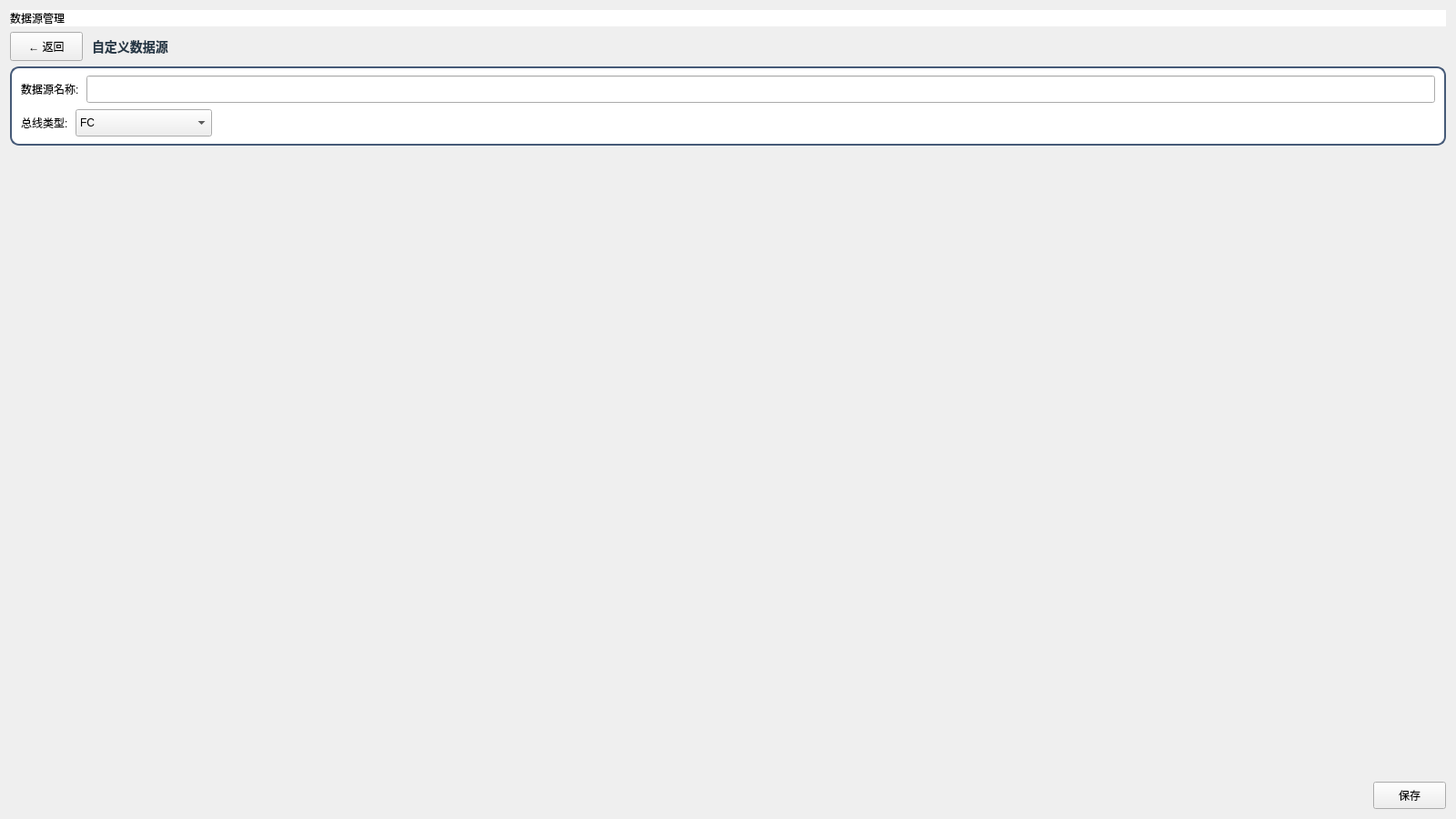
<?xml version="1.0" encoding="UTF-8"?>
<ui version="4.0">
 <class>wid_customdatasource</class>
 <widget class="QWidget" name="wid_customdatasource">
  <property name="geometry">
   <rect>
    <x>0</x>
    <y>0</y>
    <width>1600</width>
    <height>900</height>
   </rect>
  </property>
  <property name="styleSheet">
   <string notr="true">QFrame#sourceInfoFrame,
background-color: rgb(255, 255, 255);
QFrame#settingsFrame,
QFrame#sequenceSettingsFrame,
QFrame#auroraParamFrame,
QFrame#auroraHeaderFrame,
QFrame#auroraValueFrame {
    background: #FFFFFF;
    border: 1px solid #8DA4B8;
    border-radius: 3px;
}
QLabel#customTitleLabel,
QLabel#sectionTitle,
QLabel#auroraHeaderTitle {
    color: #253746;
    font-size: 14px;
    font-weight: 600;
}</string>
  </property>
  <layout class="QVBoxLayout" name="verticalLayout">
   <item>
    <widget class="QLabel" name="pageTitle">
     <property name="styleSheet">
      <string notr="true">color: rgb(0, 0, 0);
background-color: rgb(255, 255, 255);
font: 75 14pt &quot;微软雅黑&quot;;</string>
     </property>
     <property name="text">
      <string>数据源管理</string>
     </property>
    </widget>
   </item>
   <item>
    <layout class="QHBoxLayout" name="headerLayout">
     <property name="spacing">
      <number>10</number>
     </property>
     <item>
      <widget class="QPushButton" name="backButton">
       <property name="minimumSize">
        <size>
         <width>70</width>
         <height>32</height>
        </size>
       </property>
       <property name="maximumSize">
        <size>
         <width>90</width>
         <height>32</height>
        </size>
       </property>
       <property name="cursor">
        <cursorShape>PointingHandCursor</cursorShape>
       </property>
       <property name="styleSheet">
        <string notr="true">QPushButton{
border:1px solid rgb(70,90,120);
color: rgb(255, 255, 255);
border-radius:3px;
font: 75 11pt &quot;微软雅黑&quot;;
background-color: rgb(153,217,234);
}
QPushButton:hover{
color: rgb(25, 118, 210);
background-color: rgb(227, 236, 255);
};</string>
       </property>
       <property name="text">
        <string>← 返回</string>
       </property>
      </widget>
     </item>
     <item>
      <widget class="QLabel" name="customTitleLabel">
       <property name="text">
        <string>自定义数据源</string>
       </property>
      </widget>
     </item>
     <item>
      <spacer name="headerSpacer">
       <property name="orientation">
        <enum>Qt::Horizontal</enum>
       </property>
       <property name="sizeHint" stdset="0">
        <size>
         <width>40</width>
         <height>20</height>
        </size>
       </property>
      </spacer>
     </item>
    </layout>
   </item>
   <item>
    <widget class="QFrame" name="sourceInfoFrame">
     <property name="styleSheet">
      <string notr="true">#sourceInfoFrame{
background-color: rgb(255, 255, 255);
border:2px solid rgb(70,90,120);
border-radius:10px;
font: 75 11pt &quot;微软雅黑&quot;;
}</string>
     </property>
     <layout class="QVBoxLayout" name="sourceInfoLayout">
      <property name="spacing">
       <number>7</number>
      </property>
      <property name="leftMargin">
       <number>10</number>
      </property>
      <property name="topMargin">
       <number>8</number>
      </property>
      <property name="rightMargin">
       <number>10</number>
      </property>
      <property name="bottomMargin">
       <number>8</number>
      </property>
      <item>
       <layout class="QHBoxLayout" name="sourceNameLayout">
        <property name="spacing">
         <number>8</number>
        </property>
        <item>
         <widget class="QLabel" name="dataSourceNameLabel">
          <property name="styleSheet">
           <string notr="true">color: rgb(0,0,0);
font: 75 14pt &quot;微软雅黑&quot;;
background-color: rgb(255,255,255);</string>
          </property>
          <property name="text">
           <string>数据源名称:</string>
          </property>
         </widget>
        </item>
        <item>
         <widget class="QLineEdit" name="dataSourceNameEdit">
          <property name="minimumSize">
           <size>
            <width>0</width>
            <height>30</height>
           </size>
          </property>
         </widget>
        </item>
       </layout>
      </item>
      <item>
       <layout class="QHBoxLayout" name="busTypeLayout">
        <property name="spacing">
         <number>8</number>
        </property>
        <item>
         <widget class="QLabel" name="busTypeLabel">
          <property name="styleSheet">
           <string notr="true">color: rgb(0,0,0);
font: 75 14pt &quot;微软雅黑&quot;;
background-color: rgb(255,255,255);</string>
          </property>
          <property name="text">
           <string>总线类型:</string>
          </property>
         </widget>
        </item>
        <item>
         <widget class="QComboBox" name="busTypeCombo">
          <property name="minimumSize">
           <size>
            <width>150</width>
            <height>30</height>
           </size>
          </property>
          <property name="maximumSize">
           <size>
            <width>150</width>
            <height>30</height>
           </size>
          </property>
          <item>
           <property name="text">
            <string>FC</string>
           </property>
          </item>
          <item>
           <property name="text">
            <string>Aurora</string>
           </property>
          </item>
          <item>
           <property name="text">
            <string>以太网</string>
           </property>
          </item>
         </widget>
        </item>
        <item>
         <spacer name="busTypeSpacer">
          <property name="orientation">
           <enum>Qt::Horizontal</enum>
          </property>
          <property name="sizeHint" stdset="0">
           <size>
            <width>40</width>
            <height>20</height>
           </size>
          </property>
         </spacer>
        </item>
       </layout>
      </item>
     </layout>
    </widget>
   </item>
   <item>
    <widget class="QStackedWidget" name="typePageStack">
     <property name="styleSheet">
      <string notr="true"/>
     </property>
     <property name="currentIndex">
      <number>1</number>
     </property>
     <widget class="QWidget" name="AuroraPage">
      <layout class="QVBoxLayout" name="AuroraPageLayout">
       <property name="spacing">
        <number>8</number>
       </property>
       <property name="leftMargin">
        <number>0</number>
       </property>
       <property name="topMargin">
        <number>0</number>
       </property>
       <property name="rightMargin">
        <number>0</number>
       </property>
       <property name="bottomMargin">
        <number>0</number>
       </property>
       <item>
        <widget class="QLabel" name="sectionTitle">
         <property name="styleSheet">
          <string notr="true">color: rgb(0, 0, 0);
font: 75 14pt &quot;微软雅黑&quot;;</string>
         </property>
         <property name="text">
          <string>数据源设置</string>
         </property>
        </widget>
       </item>
       <item>
        <widget class="QFrame" name="settingsFrame">
         <property name="minimumSize">
          <size>
           <width>0</width>
           <height>62</height>
          </size>
         </property>
         <property name="styleSheet">
          <string notr="true">#settingsFrame{
background-color: rgb(255, 255, 255);
border:1px solid rgb(70,90,120);
border-radius:3px;
}</string>
         </property>
         <layout class="QHBoxLayout" name="settingsLayout">
          <property name="spacing">
           <number>8</number>
          </property>
          <property name="leftMargin">
           <number>12</number>
          </property>
          <property name="topMargin">
           <number>10</number>
          </property>
          <property name="rightMargin">
           <number>12</number>
          </property>
          <property name="bottomMargin">
           <number>10</number>
          </property>
          <item>
           <widget class="QLabel" name="sendTimeLabel">
            <property name="styleSheet">
             <string notr="true">color: rgb(0,0,0);
font: 75 14pt &quot;微软雅黑&quot;;
background-color: rgb(255,255,255);</string>
            </property>
            <property name="text">
             <string>发送时间:</string>
            </property>
           </widget>
          </item>
          <item>
           <widget class="QSpinBox" name="sendTimeSpinBox">
            <property name="minimumSize">
             <size>
              <width>92</width>
              <height>30</height>
             </size>
            </property>
            <property name="buttonSymbols">
             <enum>QAbstractSpinBox::NoButtons</enum>
            </property>
            <property name="suffix">
             <string> ns</string>
            </property>
            <property name="maximum">
             <number>2000000000</number>
            </property>
           </widget>
          </item>
          <item>
           <widget class="QLabel" name="stepLabel">
            <property name="styleSheet">
             <string notr="true">color: rgb(0,0,0);
font: 75 14pt &quot;微软雅黑&quot;;
background-color: rgb(255,255,255);</string>
            </property>
            <property name="text">
             <string>步进:</string>
            </property>
           </widget>
          </item>
          <item>
           <widget class="QSpinBox" name="stepSpinBox">
            <property name="minimumSize">
             <size>
              <width>92</width>
              <height>30</height>
             </size>
            </property>
            <property name="buttonSymbols">
             <enum>QAbstractSpinBox::NoButtons</enum>
            </property>
            <property name="suffix">
             <string> ns</string>
            </property>
            <property name="minimum">
             <number>1</number>
            </property>
            <property name="maximum">
             <number>2000000000</number>
            </property>
            <property name="value">
             <number>100</number>
            </property>
           </widget>
          </item>
          <item>
           <spacer name="settingsSpacer">
            <property name="orientation">
             <enum>Qt::Horizontal</enum>
            </property>
            <property name="sizeHint" stdset="0">
             <size>
              <width>40</width>
              <height>20</height>
             </size>
            </property>
           </spacer>
          </item>
          <item>
           <widget class="QLabel" name="frameCountLabel">
            <property name="text">
             <string>帧个数:</string>
            </property>
           </widget>
          </item>
          <item>
           <widget class="QSpinBox" name="frameCountSpinBox">
            <property name="minimumSize">
             <size>
              <width>72</width>
              <height>30</height>
             </size>
            </property>
            <property name="buttonSymbols">
             <enum>QAbstractSpinBox::NoButtons</enum>
            </property>
            <property name="maximum">
             <number>100000</number>
            </property>
            <property name="value">
             <number>1</number>
            </property>
           </widget>
          </item>
          <item>
           <widget class="QPushButton" name="clearFramesButton">
            <property name="minimumSize">
             <size>
              <width>70</width>
              <height>30</height>
             </size>
            </property>
            <property name="cursor">
             <cursorShape>PointingHandCursor</cursorShape>
            </property>
            <property name="styleSheet">
             <string notr="true">QPushButton{
border:1px solid rgb(70,90,120);
color: rgb(255, 255, 255);
border-radius:3px;
font: 75 11pt &quot;微软雅黑&quot;;
background-color: rgb(153,217,234);
}
QPushButton:hover{
color: rgb(25, 118, 210);
background-color: rgb(227, 236, 255);
};</string>
            </property>
            <property name="text">
             <string>清空</string>
            </property>
           </widget>
          </item>
          <item>
           <widget class="QPushButton" name="generateButton">
            <property name="minimumSize">
             <size>
              <width>70</width>
              <height>30</height>
             </size>
            </property>
            <property name="cursor">
             <cursorShape>PointingHandCursor</cursorShape>
            </property>
            <property name="styleSheet">
             <string notr="true">QPushButton{
border:1px solid rgb(70,90,120);
color: rgb(255, 255, 255);
border-radius:3px;
font: 75 11pt &quot;微软雅黑&quot;;
background-color: rgb(153,217,234);
}
QPushButton:hover{
color: rgb(25, 118, 210);
background-color: rgb(227, 236, 255);
};</string>
            </property>
            <property name="text">
             <string>一键生成</string>
            </property>
           </widget>
          </item>
         </layout>
        </widget>
       </item>
       <item>
        <widget class="QFrame" name="sequenceSettingsFrame">
         <property name="minimumSize">
          <size>
           <width>0</width>
           <height>54</height>
          </size>
         </property>
         <property name="visible">
          <bool>false</bool>
         </property>
         <layout class="QHBoxLayout" name="sequenceSettingsLayout">
          <property name="spacing">
           <number>8</number>
          </property>
          <property name="leftMargin">
           <number>12</number>
          </property>
          <property name="topMargin">
           <number>8</number>
          </property>
          <property name="rightMargin">
           <number>12</number>
          </property>
          <property name="bottomMargin">
           <number>8</number>
          </property>
          <item>
           <widget class="QCheckBox" name="pwSequenceCheckBox">
            <property name="text">
             <string>PW</string>
            </property>
           </widget>
          </item>
          <item>
           <widget class="QLabel" name="pwInitialLabel">
            <property name="text">
             <string>初始值:</string>
            </property>
           </widget>
          </item>
          <item>
           <widget class="QLineEdit" name="pwInitialEdit">
            <property name="minimumSize">
             <size>
              <width>82</width>
              <height>30</height>
             </size>
            </property>
            <property name="text">
             <string>0</string>
            </property>
           </widget>
          </item>
          <item>
           <widget class="QLabel" name="pwStepLabel">
            <property name="text">
             <string>步进:</string>
            </property>
           </widget>
          </item>
          <item>
           <widget class="QLineEdit" name="pwStepEdit">
            <property name="minimumSize">
             <size>
              <width>82</width>
              <height>30</height>
             </size>
            </property>
            <property name="text">
             <string>1</string>
            </property>
           </widget>
          </item>
          <item>
           <widget class="QFrame" name="pwSequenceSeparator">
            <property name="frameShape">
             <enum>QFrame::VLine</enum>
            </property>
            <property name="frameShadow">
             <enum>QFrame::Sunken</enum>
            </property>
           </widget>
          </item>
          <item>
           <widget class="QCheckBox" name="priSequenceCheckBox">
            <property name="text">
             <string>PRI</string>
            </property>
           </widget>
          </item>
          <item>
           <widget class="QLabel" name="priInitialLabel">
            <property name="text">
             <string>初始值:</string>
            </property>
           </widget>
          </item>
          <item>
           <widget class="QLineEdit" name="priInitialEdit">
            <property name="minimumSize">
             <size>
              <width>82</width>
              <height>30</height>
             </size>
            </property>
            <property name="text">
             <string>0</string>
            </property>
           </widget>
          </item>
          <item>
           <widget class="QLabel" name="priStepLabel">
            <property name="text">
             <string>步进:</string>
            </property>
           </widget>
          </item>
          <item>
           <widget class="QLineEdit" name="priStepEdit">
            <property name="minimumSize">
             <size>
              <width>82</width>
              <height>30</height>
             </size>
            </property>
            <property name="text">
             <string>1</string>
            </property>
           </widget>
          </item>
          <item>
           <widget class="QFrame" name="priSequenceSeparator">
            <property name="frameShape">
             <enum>QFrame::VLine</enum>
            </property>
            <property name="frameShadow">
             <enum>QFrame::Sunken</enum>
            </property>
           </widget>
          </item>
          <item>
           <widget class="QCheckBox" name="toaSequenceCheckBox">
            <property name="text">
             <string>TOA</string>
            </property>
           </widget>
          </item>
          <item>
           <widget class="QLabel" name="toaInitialLabel">
            <property name="text">
             <string>初始值:</string>
            </property>
           </widget>
          </item>
          <item>
           <widget class="QLineEdit" name="toaInitialEdit">
            <property name="minimumSize">
             <size>
              <width>82</width>
              <height>30</height>
             </size>
            </property>
            <property name="text">
             <string>0</string>
            </property>
           </widget>
          </item>
          <item>
           <widget class="QLabel" name="toaStepLabel">
            <property name="text">
             <string>步进:</string>
            </property>
           </widget>
          </item>
          <item>
           <widget class="QLineEdit" name="toaStepEdit">
            <property name="minimumSize">
             <size>
              <width>82</width>
              <height>30</height>
             </size>
            </property>
            <property name="text">
             <string>1</string>
            </property>
           </widget>
          </item>
          <item>
           <spacer name="sequenceSettingsSpacer">
            <property name="orientation">
             <enum>Qt::Horizontal</enum>
            </property>
            <property name="sizeHint" stdset="0">
             <size>
              <width>20</width>
              <height>20</height>
             </size>
            </property>
           </spacer>
          </item>
         </layout>
        </widget>
       </item>
       <item>
        <widget class="QLabel" name="frameListLabel">
         <property name="styleSheet">
          <string notr="true">color: rgb(0, 0, 0);
font: 75 14pt &quot;微软雅黑&quot;;</string>
         </property>
         <property name="text">
          <string>帧列表</string>
         </property>
        </widget>
       </item>
       <item>
        <widget class="QTableWidget" name="frameTable">
         <property name="minimumSize">
          <size>
           <width>0</width>
           <height>390</height>
          </size>
         </property>
         <property name="styleSheet">
          <string notr="true">#frameTable{
background-color: rgb(255,255,255);
border-left:2px solid rgb(70,90,120);
border-right:2px solid rgb(70,90,120);
border-bottom:2px solid rgb(70,90,120);
border-top:2px solid rgb(70,90,120);
border-radius:5px;
font: 75 11pt &quot;微软雅黑&quot;;
color: rgb(0,0,0);
gridline-color:rgb(70,90,120);
}
Qtablewidget::item{
border:1px solid rgb(70,90,120);
}</string>
         </property>
         <property name="selectionBehavior">
          <enum>QAbstractItemView::SelectRows</enum>
         </property>
        </widget>
       </item>
       <item>
        <layout class="QHBoxLayout" name="framePageLayout">
         <property name="spacing">
          <number>8</number>
         </property>
         <item>
          <widget class="QSpinBox" name="framePageSpinBox">
           <property name="minimumSize">
            <size>
             <width>72</width>
             <height>30</height>
            </size>
           </property>
           <property name="buttonSymbols">
            <enum>QAbstractSpinBox::NoButtons</enum>
           </property>
           <property name="minimum">
            <number>1</number>
           </property>
           <property name="maximum">
            <number>1</number>
           </property>
          </widget>
         </item>
         <item>
          <widget class="QLabel" name="framePageCountLabel">
           <property name="text">
            <string>/ 1 页</string>
           </property>
          </widget>
         </item>
         <item>
          <spacer name="framePageSpacer">
           <property name="orientation">
            <enum>Qt::Horizontal</enum>
           </property>
           <property name="sizeHint" stdset="0">
            <size>
             <width>40</width>
             <height>20</height>
            </size>
           </property>
          </spacer>
         </item>
         <item>
          <widget class="QPushButton" name="frameJumpButton">
           <property name="minimumSize">
            <size>
             <width>70</width>
             <height>30</height>
            </size>
           </property>
           <property name="styleSheet">
            <string notr="true">QPushButton{
border:1px solid rgb(70,90,120);
color: rgb(255, 255, 255);
border-radius:3px;
font: 75 11pt &quot;微软雅黑&quot;;
background-color: rgb(153,217,234);
}
QPushButton:hover{
color: rgb(25, 118, 210);
background-color: rgb(227, 236, 255);
};</string>
           </property>
           <property name="text">
            <string>跳转</string>
           </property>
          </widget>
         </item>
         <item>
          <widget class="QPushButton" name="framePrevButton">
           <property name="minimumSize">
            <size>
             <width>70</width>
             <height>30</height>
            </size>
           </property>
           <property name="styleSheet">
            <string notr="true">QPushButton{
border:1px solid rgb(70,90,120);
color: rgb(255, 255, 255);
border-radius:3px;
font: 75 11pt &quot;微软雅黑&quot;;
background-color: rgb(153,217,234);
}
QPushButton:hover{
color: rgb(25, 118, 210);
background-color: rgb(227, 236, 255);
};</string>
           </property>
           <property name="text">
            <string>上一页</string>
           </property>
          </widget>
         </item>
         <item>
          <widget class="QPushButton" name="frameNextButton">
           <property name="minimumSize">
            <size>
             <width>70</width>
             <height>30</height>
            </size>
           </property>
           <property name="styleSheet">
            <string notr="true">QPushButton{
border:1px solid rgb(70,90,120);
color: rgb(255, 255, 255);
border-radius:3px;
font: 75 11pt &quot;微软雅黑&quot;;
background-color: rgb(153,217,234);
}
QPushButton:hover{
color: rgb(25, 118, 210);
background-color: rgb(227, 236, 255);
};</string>
           </property>
           <property name="text">
            <string>下一页</string>
           </property>
          </widget>
         </item>
        </layout>
       </item>
      </layout>
     </widget>
     <widget class="QWidget" name="FCPage">
      <layout class="QVBoxLayout" name="FCPageLayout">
       <property name="spacing">
        <number>8</number>
       </property>
       <property name="leftMargin">
        <number>0</number>
       </property>
       <property name="topMargin">
        <number>0</number>
       </property>
       <property name="rightMargin">
        <number>0</number>
       </property>
       <property name="bottomMargin">
        <number>0</number>
       </property>
      </layout>
     </widget>
    </widget>
   </item>
   <item>
    <layout class="QHBoxLayout" name="saveLayout">
     <item>
      <spacer name="saveSpacer">
       <property name="orientation">
        <enum>Qt::Horizontal</enum>
       </property>
       <property name="sizeHint" stdset="0">
        <size>
         <width>40</width>
         <height>20</height>
        </size>
       </property>
      </spacer>
     </item>
     <item>
      <widget class="QPushButton" name="saveButton">
       <property name="minimumSize">
        <size>
         <width>70</width>
         <height>30</height>
        </size>
       </property>
       <property name="cursor">
        <cursorShape>PointingHandCursor</cursorShape>
       </property>
       <property name="styleSheet">
        <string notr="true">QPushButton{
border:1px solid rgb(70,90,120);
color: rgb(255, 255, 255);
border-radius:3px;
font: 75 11pt &quot;微软雅黑&quot;;
background-color: rgb(153,217,234);
}
QPushButton:hover{
color: rgb(25, 118, 210);
background-color: rgb(227, 236, 255);
};</string>
       </property>
       <property name="text">
        <string>保存</string>
       </property>
      </widget>
     </item>
    </layout>
   </item>
  </layout>
 </widget>
 <resources/>
 <connections/>
</ui>
